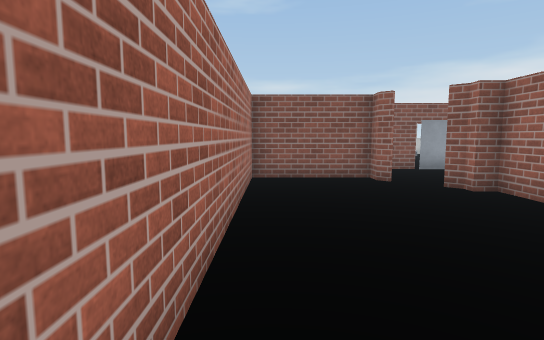
[1] (above)

19 first-person views from a walk through a scene from a Unity 3-D project. The camera is 1.3 m above the floor, tilts 6° down and sees 80° across. Doors are open. The floor is counted in squares, 1 m on a side. Each view is taken from the middle of a square. On the plan, view 1 faces up. The plan holds only what a view shows up to about 14 squares ahead; the rest is blank. The place goes on beyond the plan. The player is left out. Some surface patterns are stand-ins.

[2]
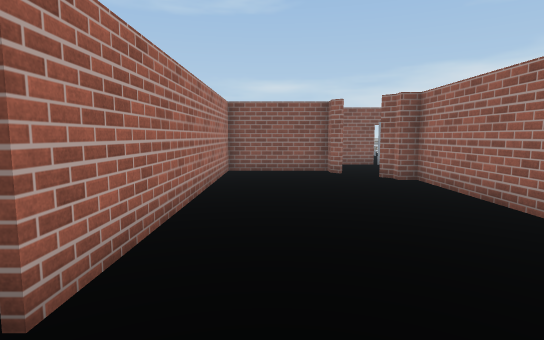

[3]
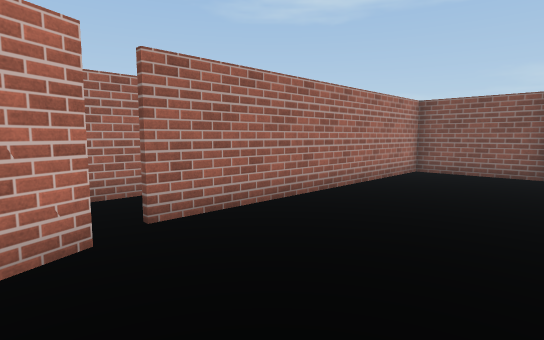

[4]
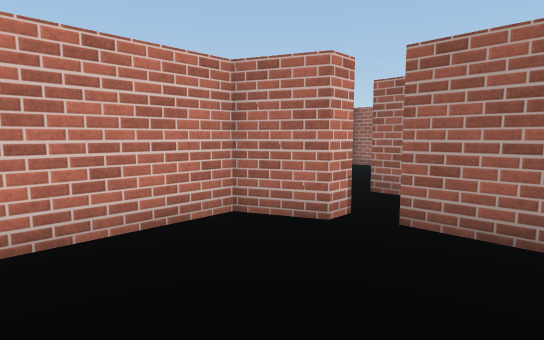

[5]
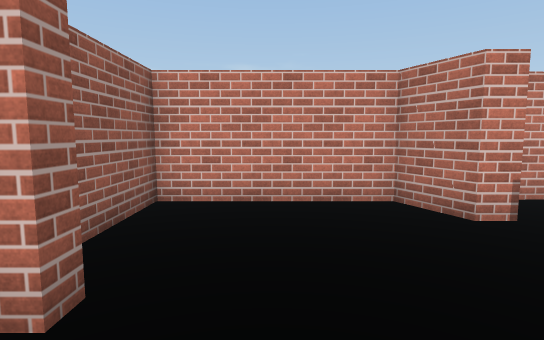

[6]
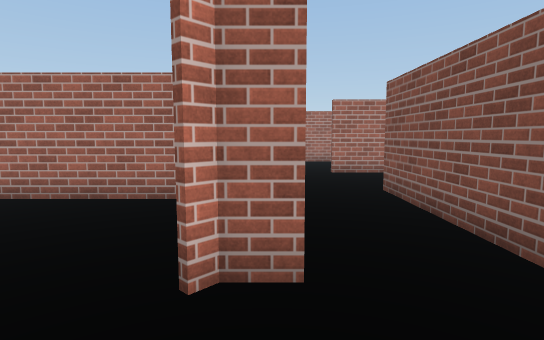

[7]
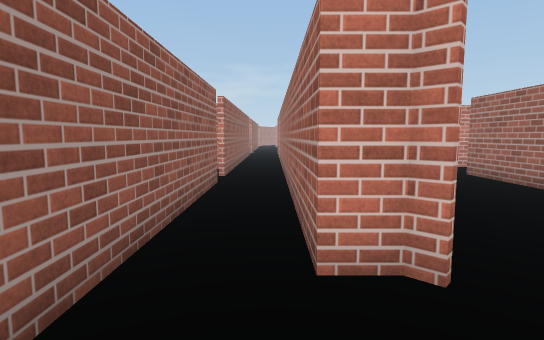

[8]
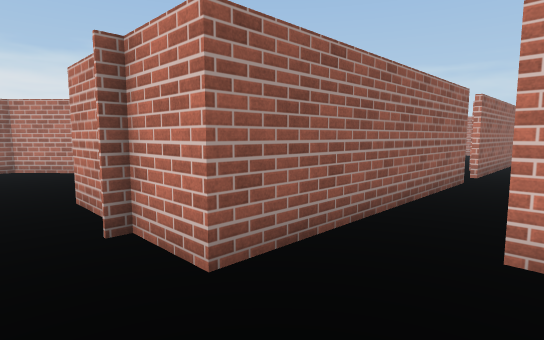

[9]
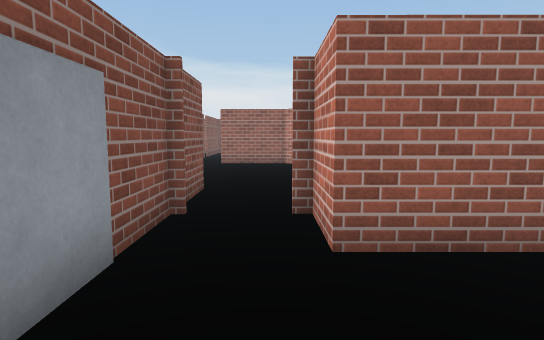

[10]
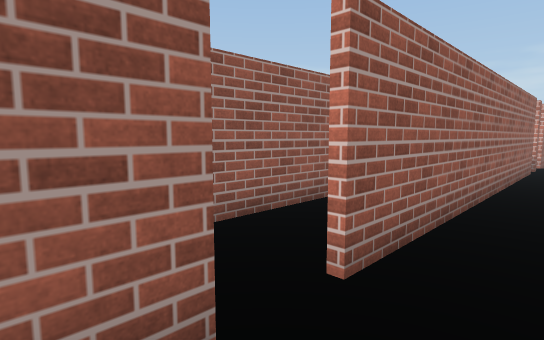

[11]
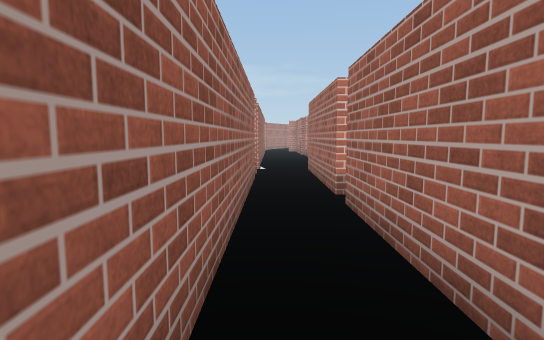

[12]
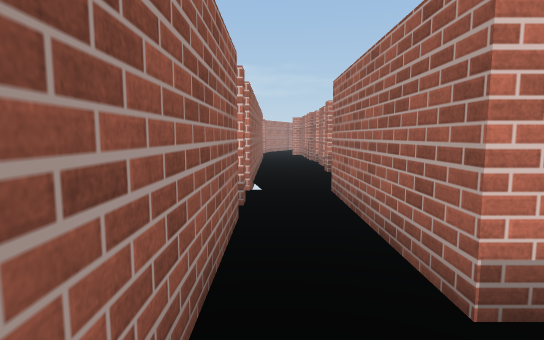

[13]
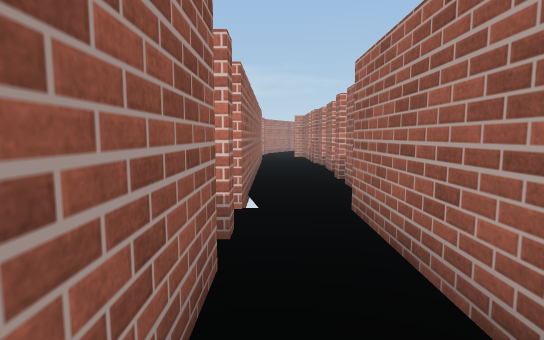

[14]
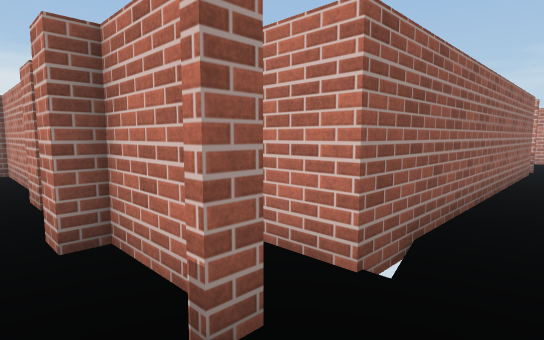

[15]
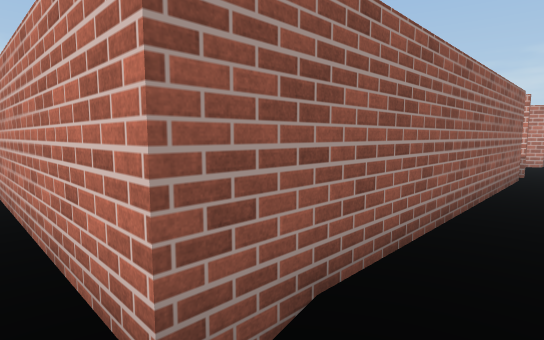

[16]
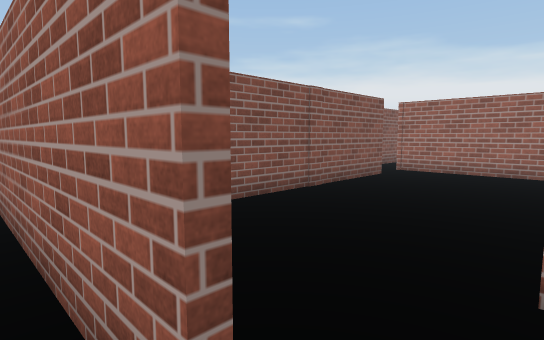

[17]
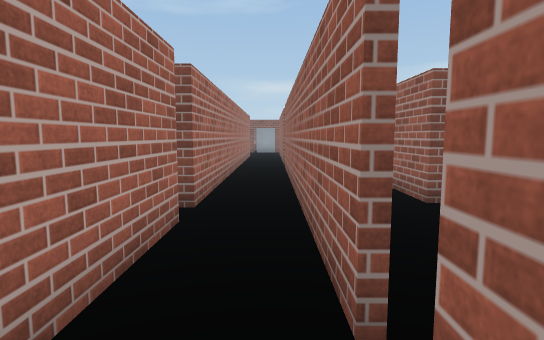

[18]
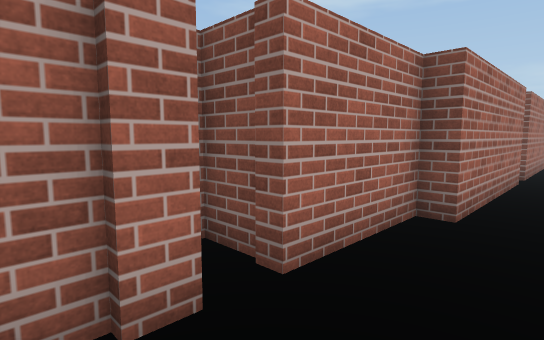

[19]
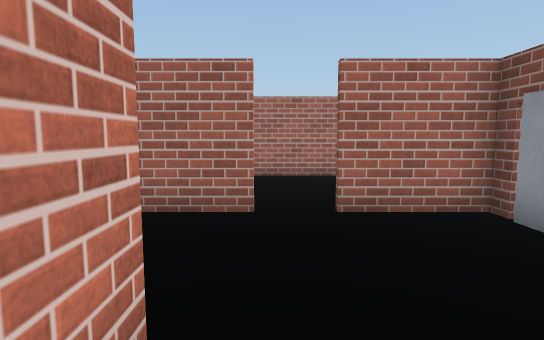

### Floor plan
Ten units are one square. View 1 is at (0, 0); x grows to the right and y downward. Boxes are objects, and circles mark ways between rooms. Rooms are numbered by the first view taken in them; rooms with no view inside come last. Other rooms are left out.
<svg viewBox="-65 -152 263 352">
<path fill="none" stroke="#000" d="M53 -30 53 -75M45 -15 45 -20M47 -75 47 -79 44 -83M47 -81 56 -81M44 -84 48 -81M32 -93 31 -95M-9 9 -1 9 6 24 53 24 53 -2M31 -101 -6 -101 -6 0M75 -19 75 -103 121 -103M56 -81 56 72M32 -95 35 -92M50 82 56 82 56 137 50 137 50 168M93 -102 93 -108M32 -104 32 -93M30 -127 -19 -127M-18 -103 -6 -103M94 -127 46 -127M75 111 75 -6M120 -127 102 -127M75 125 75 119M-55 -108 -55 -88M-42 -147 -55 -147 -55 -121M50 176 50 184M48 182 48 189M75 195 75 137 144 137M128 120 139 120M101 118 108 118M156 123 193 123 193 65M176 68 101 68 101 49M82 123 101 123M-30 -10 -30 18M-26 26 -17 25"/>
<circle cx="45" cy="-90" r="3" fill="#2a7"/>
<circle cx="-10" cy="0" r="3" fill="#2a7"/>
<circle cx="80" cy="110" r="3" fill="#2a7"/>
<text x="20" y="-40">1</text>
<text x="60" y="-10">2</text>
<text x="130" y="90">3</text>
<text x="-20" y="0">4</text>
</svg>
Room 1 opens to room 2. Room 1 opens to room 4. Room 2 opens to room 3.

Where each view was taken, in squares from view 1:
view 1: 0 up, 0 right, facing up
view 2: 2 down, 1 right, facing up
view 3: 2 down, 4 right, facing up-left
view 4: 2 up, 4 right, facing down-left
view 5: 4 up, 3 right, facing down
view 6: 10 up, 6 right, facing left
view 7: 11 up, 6 right, facing down
view 8: 12 up, 5 right, facing down-right
view 9: 11 up, 4 right, facing right
view 10: 3 up, 6 right, facing down-right
view 11: 1 down, 7 right, facing down
view 12: 6 down, 7 right, facing down
view 13: 8 down, 7 right, facing down
view 14: 11 down, 6 right, facing down-right
view 15: 13 down, 6 right, facing down-right
view 16: 12 down, 7 right, facing up-right
view 17: 13 down, 7 right, facing up
view 18: 19 down, 7 right, facing up-left
view 19: 11 up, 0 right, facing left
